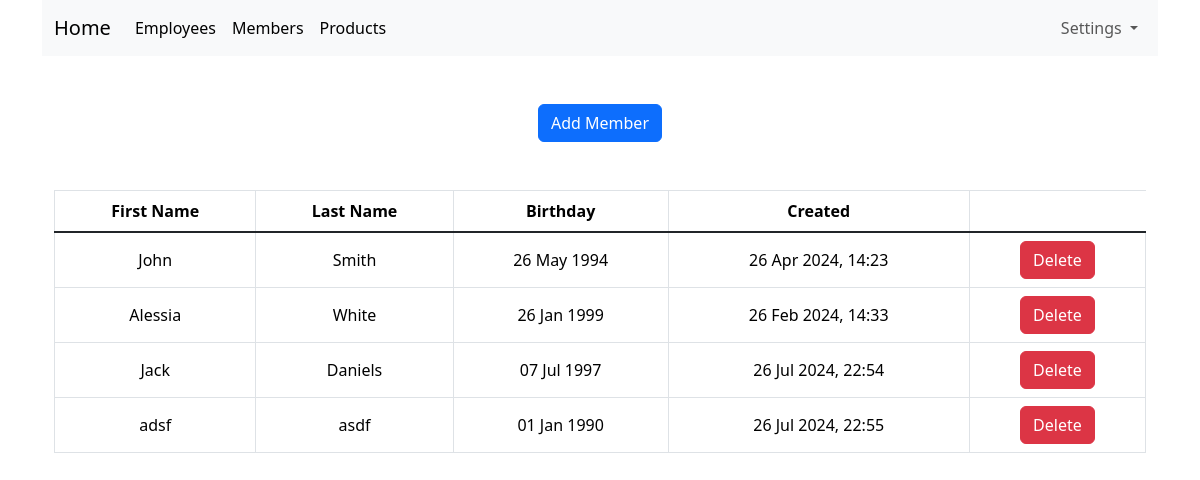
The app's page /members.php (signed in), older data.
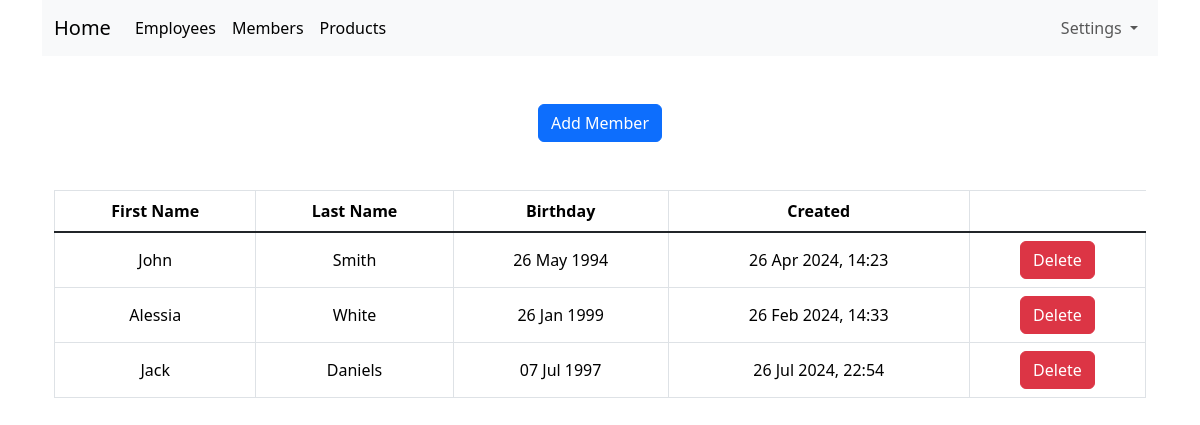
The same page, newer data.
### tables this page shows
CREATE TABLE member (
	id INTEGER PRIMARY KEY AUTOINCREMENT NOT NULL,
	first_name VARCHAR NOT NULL,
	last_name VARCHAR NOT NULL,
	birthday VARCHAR NOT NULL,
	created_at VARCHAR NOT NULL
);

### lib/members.php (called while the page is built, shortened)
<?php
function getAllMembers(PDO $pdo)
{
	$stmt = $pdo->query("SELECT id, first_name, last_name, birthday, created_at FROM member");
	return $stmt->fetchAll(PDO::FETCH_ASSOC);
}
?>

### lib/common.php (called while the page is built, shortened)
<?php
function htmlEscape($html)
{
	return htmlspecialchars($html, ENT_HTML5, "UTF-8");
}
function convertSqlDatetime($sqlDate)
{
	$date = DateTime::createFromFormat("Y-m-d H:i:s", $sqlDate);
	return $date->format("d M Y, H:i");
}
function convertSqlDate($sqlDate)
{
	$date = DateTime::createFromFormat("Y-m-d", $sqlDate);
	return $date->format("d M Y");
}
?>

### members.php (the view, shortened to what this page needs)
<?php
require_once "lib/common.php";
require_once "lib/members.php";
$pdo = getPDO();
$members = getAllMembers($pdo);
?>
<!DOCTYPE html>
<html lang="en">
	<head>
		<?php require "templates/header.php" ?>
	</head>
	<body>
		<div class="container text-center">
			<?php require "templates/navbar.php" ?>
			<div class="container mt-5">
				<a class="btn btn-primary" href="add-member.php">Add Member</a>
			</div>
			<div class="container mt-5">
				<form method="post">
					<div class="table-responsive">
						<table class="table table-hover table-bordered align-middle" id="member-list">
							<thead>
								<tr>
									<th>First Name</th>
									<th>Last Name</th>
									<th>Birthday</th>
									<th>Created</th>
								</tr>
							</thead>
							<tbody class="table-group-divider">
								<?php foreach ($members as $member): ?>
									<tr>
										<td><?php echo htmlEscape($member["first_name"]) ?></td>
										<td><?php echo htmlEscape($member["last_name"]) ?></td>
										<td><?php echo convertSqlDate($member["birthday"]) ?></td>
										<td><?php echo convertSqlDatetime($member["created_at"]) ?></td>
										<td><input class="btn btn-danger" type="submit" name="delete-member[<?php echo $member['id'] ?>]" value="Delete"></td>
									</tr>
								<?php endforeach ?>
							</tbody>
						</table>
					</div>
				</form>
			</div>
		</div>
	</body>
</html>

Row changes from the older to the newer data that the page shows:
removed member: first_name "adsf", last_name "asdf", birthday "01 Jan 1990", created_at "26 Jul 2024, 22:55"
